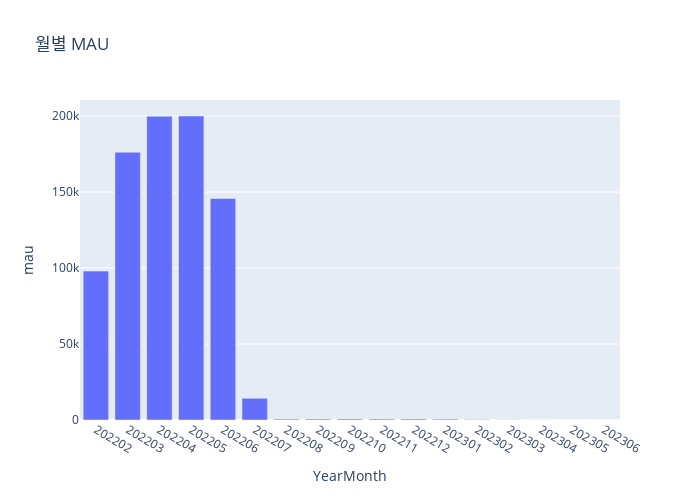

Notebook cell for this chart:
### Code cell
fig = px.bar(data_frame=mau, x='YearMonth', y='mau', title='월별 MAU', width=700, height=500)
fig.show()

### Figure 1 — Plotly figure (JSON) as saved in the notebook; plotly's stock layout.template omitted (floating-point values rounded to 4 significant figures)
{"data": [{"alignmentgroup": "True", "hovertemplate": "YearMonth=%{x}<br>mau=%{y}<extra></extra>", "legendgroup": "", "marker": {"color": "#636efa", "pattern": {"shape": ""}}, "name": "", "offsetgroup": "", "orientation": "v", "showlegend": false, "textposition": "auto", "type": "bar", "x": ["202202", "202203", "202204", "202205", "202206", "202207", "202208", "202209", "202210", "202211", "202212", "202301", "202302", "202303", "202304", "202305", "202306"], "xaxis": "x", "y": [97988, 176220, 199875, 200058, 145777, 14304, 604, 633, 645, 611, 647, 554, 275, 89, 40, 14, 1], "yaxis": "y"}], "layout": {"barmode": "relative", "height": 500, "legend": {"tracegroupgap": 0}, "title": {"text": "월별 MAU"}, "width": 700, "xaxis": {"anchor": "y", "domain": [0, 1], "title": {"text": "YearMonth"}}, "yaxis": {"anchor": "x", "domain": [0, 1], "title": {"text": "mau"}}}}
